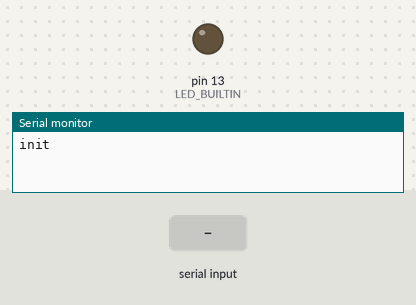
The sketch below on a simulated Arduino Uno, built with avr-gcc and run on an emulated ATmega328P. Shown: output pins drawn as LEDs (lit = HIGH), the last lines printed to the serial monitor. The inputs (shaded band) are chosen by the test bench.

Above: at 1.2 s.
1.3 s: "1" received over the second serial link
At 2.6 s:
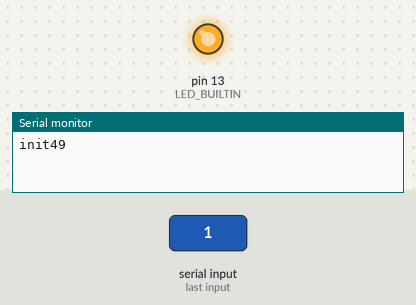
Timing chart, 0 to 4.3 s (numbered marks = the images above; inputs shaded):
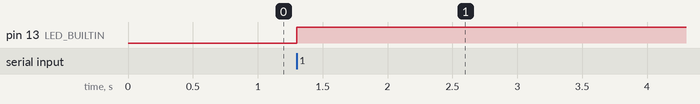

Measured:
- after the input at 1.3 s, pin 13 (LED_BUILTIN): LOW → HIGH at once

The sketch:

bluetooth.ino
```cpp
#include <SoftwareSerial.h>

SoftwareSerial android(2,3);
int inByte=0;
int incomingByte;
int dataLength = 0;
int data[128]={};
void setup(){
  android.begin(115200);

  Serial.begin(9600);

  Serial.write("init");

  pinMode(LED_BUILTIN, OUTPUT);


}

void loop(){

  if(android.available()){
    inByte=android.read();
    Serial.print(inByte);
   if(inByte==49){
   digitalWrite(LED_BUILTIN, HIGH);
   }else
  digitalWrite(LED_BUILTIN, LOW);

  }

if(android.available()){
  Serial.write(android.read());
}

int count = Serial.available();
  if (count > 0) {
    Serial.print(count);
    dataLength = count;
    for (int i=0; i < count; i++) {
      // 一旦バッファに入れ繰り返し表示できるようにする
      incomingByte = Serial.read();
      data[i] = incomingByte;
    }
  }


}
```
